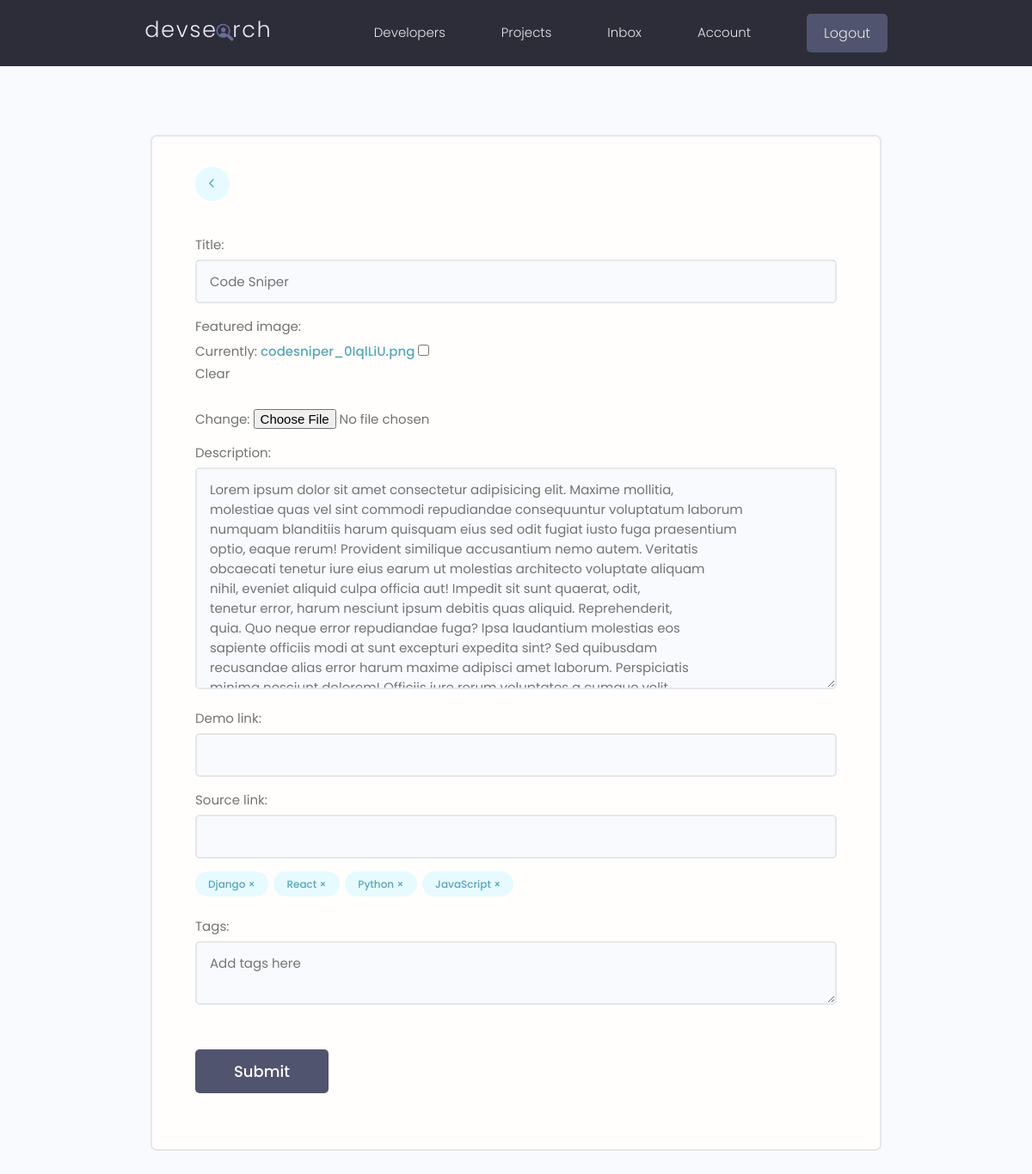
The app's page /projects/update-project/c75af464-cd0a-4d7d-a573-84ccc2c3c04a/ (signed in), older data.
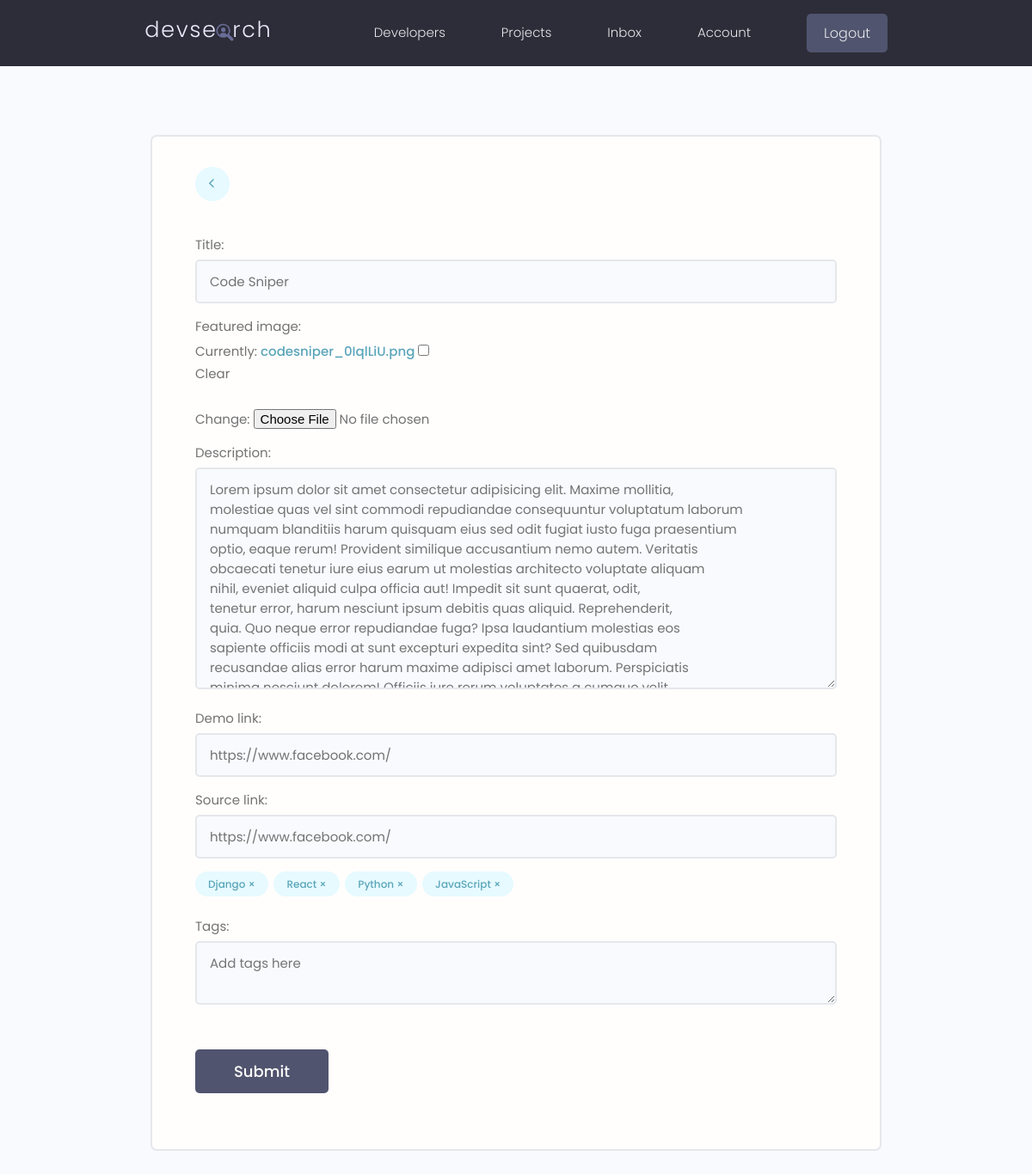
The same page, newer data.
### projects/models.py (models this page shows, shortened)
class Project(models.Model):
    owner = models.ForeignKey(Profile, null = True, blank=True, on_delete=models.CASCADE)
    title = models.CharField(max_length=200)
    description = models.TextField(null=True, blank=True)
    featured_image = models.ImageField(null=True, blank=True, default="default.jpg")
    demo_link = models.CharField(max_length=2000, null=True, blank=True)
    source_link = models.CharField(max_length=2000, null=True, blank=True)
    vote_total = models.IntegerField(default=0, null=True, blank=True)
    vote_ratio = models.IntegerField(default=0, null=True, blank=True)
    tags = models.ManyToManyField('Tag', blank=True)
    created = models.DateTimeField(auto_now_add=True)
    id = models.UUIDField(default=uuid.uuid4, unique=True, primary_key=True, editable=False)
    class Meta:
        ordering=['-vote_ratio', '-vote_total', 'title']

### projects/views.py (the view, shortened to what this page needs)
# urls.py: path('update-project/<str:pk>/', views.updateProject, name="update-project"),
@login_required(login_url='login')
def updateProject(request, pk):
    profile = request.user.profile
    project = profile.project_set.get(id=pk)
    form = ProjectForm(instance=project)
    contex = {'form': form, 'project': project}
    return render(request, "projects/project_form.html", contex)

### projects/forms.py
class ProjectForm(ModelForm):
    class Meta:
        model = Project
        fields = ['title', 'featured_image' ,'description', 'demo_link', 'source_link']
        widgets ={
            'tags': forms.CheckboxSelectMultiple(),
        }
    def __init__(self, *args, **kwargs):
        super(ModelForm, self).__init__(*args, **kwargs)
        for name, field in self.fields.items():
            field.widget.attrs.update({'class': 'input'})

### projects/templates/projects/project_form.html (shortened to what this page needs)
{% extends 'main.html' %}
{% block content %}
<main class="formPage my-xl">
    <div class="content-box">
        <div class="formWrapper">
            <a class="backButton" href="{% url 'account' %}"><i class="fa fa-angle-left" style="margin-left: 0.55em;"></i></a>
            <br>
            <form class="form" method="POST" enctype="multipart/form-data">
                {% for field in form%}
                <div class="form__field">
                    <label for="formInput#text">{{field.label}}: </label>
                    {{field}}
                </div>
                {% endfor %}
                <div class="form__field">
                    {% for tag in project.tags.all %}
                    <div class="project-tag tag tag--pill tag--main" data-tag="{{tag.id}}"
                        data-project="{{project.id}}">{{tag.name}} &#215;</div>
                    {% endfor %}
                </div>
                <div class="form__field">
                    <label for="formInput#text">Tags: </label>
                    <textarea class="input" name="newtags" placeholder = "Add tags here"></textarea>
                </div>
                <input class="btn btn--sub btn--lg  my-md" type="submit" value="Submit" />
            </form>
        </div>
    </div>
</main>
{% endblock %}

Row changes from the older to the newer data that the page shows:
changed Project "Code Sniper": demo_link (not shown) → "https://www.facebook.com/"; source_link (not shown) → "https://www.facebook.com/"
